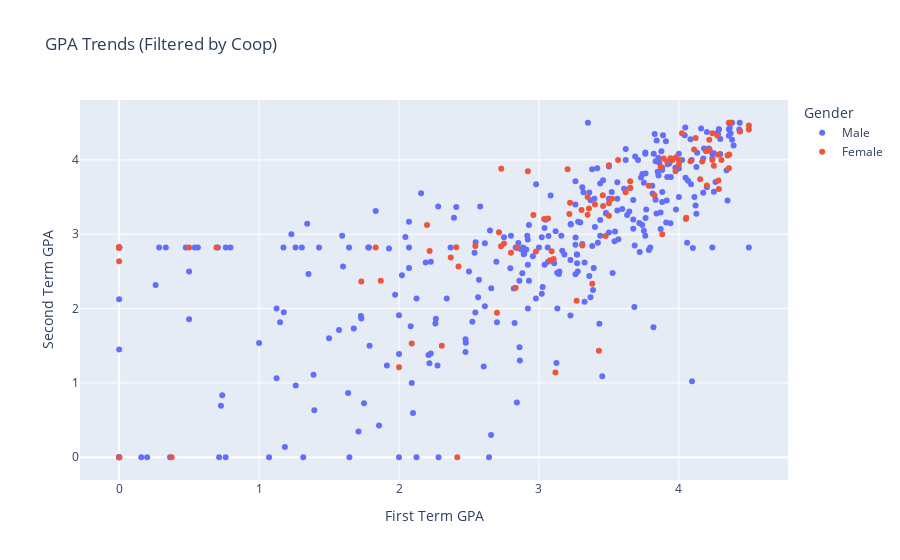

The cell this chart's notebook holds for it:
### Code cell
import plotly.express as px

fig = px.scatter(
    filtered_df, 
    x="First Term Gpa", 
    y="Second Term Gpa", 
    color="Gender", 
    title="GPA Trends (Filtered by Coop)",
    labels={"First Term Gpa": "First Term GPA", "Second Term Gpa": "Second Term GPA"},
    hover_data=['Funding', 'Prev Education']
)

fig.update_layout(
    xaxis_title="First Term GPA",
    yaxis_title="Second Term GPA",
    legend_title="Gender"
)

fig.show()

### Figure 1 — Plotly figure (JSON) as saved in the notebook; plotly's stock layout.template omitted (floating-point values rounded to 4 significant figures; data arrays with more than 128 entries replaced by an {"elided": "..."} marker saying what was removed)
{"data": [{"customdata": {"elided": "334x2 str values"}, "hovertemplate": "Gender=Male<br>First Term GPA=%{x}<br>Second Term GPA=%{y}<br>Funding=%{customdata[0]}<br>Prev Education=%{customdata[1]}<extra></extra>", "legendgroup": "Male", "marker": {"color": "#636efa", "symbol": "circle"}, "mode": "markers", "name": "Male", "orientation": "v", "showlegend": true, "type": "scatter", "x": {"elided": "334 float values"}, "xaxis": "x", "y": {"elided": "334 float values"}, "yaxis": "y"}, {"customdata": {"elided": "102x2 str values"}, "hovertemplate": "Gender=Female<br>First Term GPA=%{x}<br>Second Term GPA=%{y}<br>Funding=%{customdata[0]}<br>Prev Education=%{customdata[1]}<extra></extra>", "legendgroup": "Female", "marker": {"color": "#EF553B", "symbol": "circle"}, "mode": "markers", "name": "Female", "orientation": "v", "showlegend": true, "type": "scatter", "x": [4.25, 4.275, 4.286, 3.979, 3.065, 3.476, 3.304, 3.457, 2.37, 4.239, 3.881, 4.304, 0, 3.5, 3.08, 2.2, 4.22, 3.565, 3.4, 2.846, 2.921, 3.458, 3.652, 2.545, 2.731, 3.917, 0.6957, 4.152, 4.167, 2.409, 2.091, 0, 3.217, 3.118, 3.652, 3.5, 3.348, 3.269, 3.5, 1.833, 4.12, 2.417, 2.729, 3.955, 3.976, 4.083, 4, 3.826, 3.222, 4.5, 4.283, 4.435, 1.731, 4.109, 4.28, 4.357, 2.75, 4.5, 0, 3.786, 4, 4.05, 0, 3.381, 3.429, 4.2, 4.196, 3.091, 0, 3.891, 4.239, 2, 4.357, 3.105, 4.217, 2.833, 4.053, 0.375, 3.205, 3.619, 2.425, 3.037, 4.348, 3.348, 2.8, 2.96, 0, 3.31, 2.978, 3.94, 2.7, 3.522, 3.87, 4.37, 2.714, 0.5, 2.306, 2.219, 1.87, 3.357, 4.36, 4.022], "xaxis": "x", "y": [3.923, 4.327, 3.609, 4.037, 3.211, 2.975, 3.327, 3.524, 2.688, 4, 3, 4, 0, 3.417, 2.65, 3.125, 4.136, 4, 3.4, 2.82, 3.846, 3.38, 3.625, 2.842, 3.882, 3.979, 2.82, 3.739, 3.978, 2.826, 1.531, 2.82, 3.273, 1.14, 3.714, 3.929, 3.5, 2.105, 3.25, 2.82, 4.296, 0, 2.84, 4, 3.848, 3.981, 3.94, 3.523, 3.423, 4.409, 3.722, 4.381, 2.364, 4.14, 4.068, 4.5, 2.875, 4.462, 2.82, 3.652, 4, 3.205, 2.82, 2.333, 1.433, 3.656, 4.119, 2.773, 2.636, 4.019, 4.357, 1.211, 3.886, 2.667, 4.271, 2.28, 3.222, 0, 3.875, 3.565, 2.565, 3.205, 4.06, 3.263, 2.75, 3.26, 2.82, 2.848, 2.769, 4.023, 1.944, 3.476, 3.909, 4.5, 3.028, 2.82, 1.5, 2.775, 2.375, 3.348, 4.074, 4.357], "yaxis": "y"}], "layout": {"autosize": true, "legend": {"title": {"text": "Gender"}, "tracegroupgap": 0}, "title": {"text": "GPA Trends (Filtered by Coop)"}, "xaxis": {"anchor": "y", "autorange": true, "domain": [0, 1], "range": [-0.2733, 4.773], "title": {"text": "First Term GPA"}, "type": "linear"}, "yaxis": {"anchor": "x", "autorange": true, "domain": [0, 1], "range": [-0.3714, 4.871], "title": {"text": "Second Term GPA"}, "type": "linear"}}}
